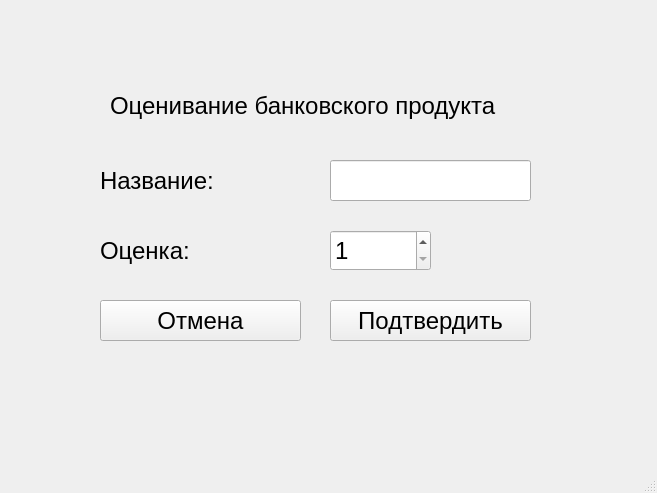
<?xml version="1.0" encoding="UTF-8"?>
<ui version="4.0">
 <class>RateProductWindow</class>
 <widget class="QMainWindow" name="RateProductWindow">
  <property name="geometry">
   <rect>
    <x>0</x>
    <y>0</y>
    <width>657</width>
    <height>493</height>
   </rect>
  </property>
  <property name="font">
   <font>
    <pointsize>18</pointsize>
   </font>
  </property>
  <property name="windowTitle">
   <string>BankProducts Application</string>
  </property>
  <widget class="QWidget" name="centralwidget">
   <widget class="QLabel" name="label">
    <property name="geometry">
     <rect>
      <x>110</x>
      <y>60</y>
      <width>471</width>
      <height>91</height>
     </rect>
    </property>
    <property name="text">
     <string>Оценивание банковского продукта</string>
    </property>
   </widget>
   <widget class="QLabel" name="label_3">
    <property name="geometry">
     <rect>
      <x>100</x>
      <y>160</y>
      <width>131</width>
      <height>41</height>
     </rect>
    </property>
    <property name="text">
     <string>Название:</string>
    </property>
   </widget>
   <widget class="QPushButton" name="ok">
    <property name="geometry">
     <rect>
      <x>330</x>
      <y>300</y>
      <width>201</width>
      <height>41</height>
     </rect>
    </property>
    <property name="text">
     <string>Подтвердить</string>
    </property>
   </widget>
   <widget class="QPushButton" name="cancel">
    <property name="geometry">
     <rect>
      <x>100</x>
      <y>300</y>
      <width>201</width>
      <height>41</height>
     </rect>
    </property>
    <property name="text">
     <string>Отмена</string>
    </property>
   </widget>
   <widget class="QLabel" name="label_8">
    <property name="geometry">
     <rect>
      <x>100</x>
      <y>230</y>
      <width>161</width>
      <height>41</height>
     </rect>
    </property>
    <property name="text">
     <string>Оценка:</string>
    </property>
   </widget>
   <widget class="QLineEdit" name="nameEdit">
    <property name="geometry">
     <rect>
      <x>330</x>
      <y>160</y>
      <width>201</width>
      <height>41</height>
     </rect>
    </property>
    <property name="text">
     <string/>
    </property>
    <property name="maxLength">
     <number>100</number>
    </property>
    <property name="echoMode">
     <enum>QLineEdit::Normal</enum>
    </property>
    <property name="readOnly">
     <bool>true</bool>
    </property>
   </widget>
   <widget class="QSpinBox" name="score">
    <property name="geometry">
     <rect>
      <x>330</x>
      <y>230</y>
      <width>101</width>
      <height>41</height>
     </rect>
    </property>
    <property name="minimum">
     <number>1</number>
    </property>
    <property name="maximum">
     <number>5</number>
    </property>
    <property name="singleStep">
     <number>1</number>
    </property>
   </widget>
  </widget>
  <widget class="QMenuBar" name="menubar">
   <property name="geometry">
    <rect>
     <x>0</x>
     <y>0</y>
     <width>657</width>
     <height>33</height>
    </rect>
   </property>
  </widget>
  <widget class="QStatusBar" name="statusbar"/>
 </widget>
 <resources/>
 <connections/>
</ui>
